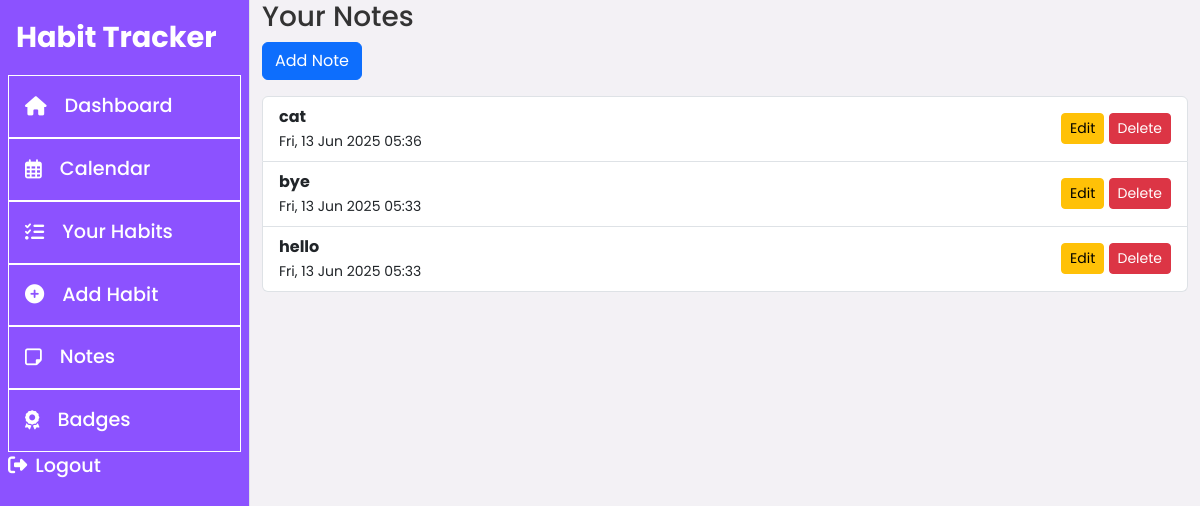
/habits/notes/ (signed in), run on an earlier commit of the app's database.
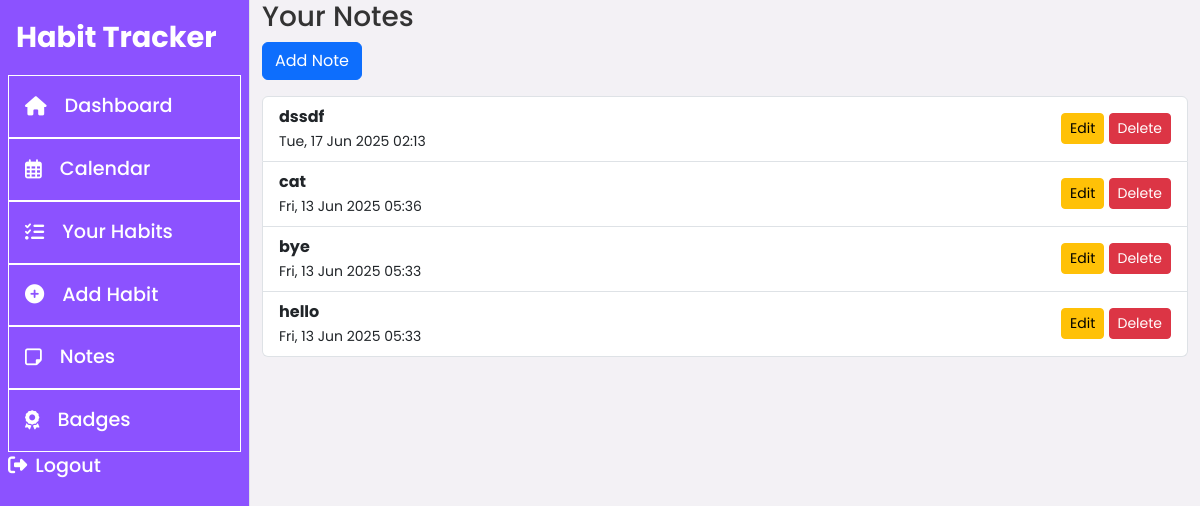
And on a later commit of the database.
### habits/models.py (models this page shows, shortened)
class Note(models.Model):
    user = models.ForeignKey(User, on_delete=models.CASCADE)
    title = models.CharField(max_length=100)
    content = models.TextField()
    is_pinned = models.BooleanField(default=False)
    updated_at = models.DateTimeField(auto_now=True)

### habits/views.py (the view)
# urls.py: path('notes/', views.note_list, name='note_list'),
@login_required
def note_list(request):
    notes = Note.objects.filter(user=request.user).order_by('-updated_at')
    return render(request, 'habits/note_list.html', {'notes': notes})

### habits/templates/habits/note_list.html (shortened to what this page needs)
{% extends 'habits/base.html' %}
{% block content %}
  <h3>Your Notes</h3>
  <a href="{% url 'habits:add_note' %}" class="btn btn-primary mb-3">Add Note</a>
  <ul class="list-group">
    {% for note in notes %}
      <li class="list-group-item d-flex justify-content-between align-items-center">
        <div>
          <strong>{{ note.title }}</strong><br>
          <small>{{ note.updated_at|date:"D, d M Y H:i" }}</small>
        </div>
        <div>
          <a href="{% url 'habits:edit_note' note.pk %}" class="btn btn-sm btn-warning">Edit</a>
          <a href="{% url 'habits:delete_note' note.pk %}" class="btn btn-sm btn-danger">Delete</a>
        </div>
      </li>
    {% empty %}
      <li class="list-group-item">No notes yet.</li>
    {% endfor %}
  </ul>
{% endblock %}

### habits/templates/habits/base.html (shortened to what this page needs)
<!DOCTYPE html>
<html lang="en">
<head>
    {% load static %}
    <link href="https://cdn.jsdelivr.net/npm/bootstrap@5.3.0/dist/css/bootstrap.min.css" rel="stylesheet">
        <link rel="stylesheet" href="https://cdnjs.cloudflare.com/ajax/libs/font-awesome/6.5.0/css/all.min.css">
        <link rel="stylesheet" href="{% static 'path/to/bootstrap.css' %}">
        <link rel="stylesheet" href="{% static 'css/styles.css' %}">
</head>
<body>
{% if request.user.is_authenticated %}
        <div id="wrapper" class="d-flex">
            <div id="sidebar-wrapper" class="bg-light border-end bg-purple text-white" style="width: 250px; min-height: 100vh;">
                <div class="p-3 sidebar-title">Habit Tracker</div>
                <div class="list-group list-group-flush px-2">
                    <a href="{% url 'habits:dashboard' %}" class="list-group-item sidebar-link">
                        <i class="fas fa-home me-2"></i>Dashboard
                    </a>
                    <a href="{% url 'habits:calendar' %}" class="list-group-item sidebar-link">
                        <i class="far fa-calendar-alt me-2"></i>Calendar
                    </a>
                    <a href="{% url 'habits:habit_list' %}" class="list-group-item sidebar-link">
                        <i class="fas fa-list-check me-2"></i>Your Habits
                    </a>
                    <a href="{% url 'habits:habit_create' %}" class="list-group-item sidebar-link">
                        <i class="fas fa-plus-circle me-2"></i>Add Habit
                    </a>
                    <a href="{% url 'habits:note_list' %}" class="list-group-item sidebar-link">
                        <i class="far fa-note-sticky me-2"></i>Notes
                    </a>
                    <a href="{% url 'habits:badges' %}" class="list-group-item sidebar-link">
                        <i class="fas fa-award me-2"></i>Badges
                    </a>
        <form method="post" action="{% url 'logout' %}">
            <button type="submit" class="btn btn-link nav-link sidebar-link" style="display:inline; padding:0;">
                <i class="fas fa-sign-out-alt me-2"></i>Logout</button>
        </form>
</div>
{% endif %}
</div>
<div id="page-content-wrapper" class="flex-grow-1">
    <div class="container">
        {% block content %}
        {% endblock %}
    </div>
</div>
</div>
</body>
</html>

### habits/static/css/styles.css (style rules this page uses)
body { font-family: 'Poppins', sans-serif; background-color: #f3f1f5; color: #333; }
.bg-purple { background-color: #8c52ff !important; }
#sidebar-wrapper { background-color: #8c52ff; color: white; position: fixed; top: 0; left: 0; height: 100vh; width: 250px; z-index: 1000; transition: margin-left 0.3s ease-in-out; margin-left: 0; }
#sidebar-wrapper .list-group-item { background-color: #8c52ff; color: white; border: 1px solid white; transition: background-color 0.2s ease; }
.sidebar-title { font-size: 1.8rem; font-weight: bold; padding-bottom: 1rem; }
.sidebar-link { font-size: 1.2rem; font-weight: 500; color: white !important; padding: 1rem 1rem; display: flex; align-items: center; gap: 10px; border: none; }
.sidebar-link i { font-size: 1.2rem; }
#page-content-wrapper { margin-left: 250px; transition: margin-left 0.3s ease-in-out; width: 100%; }

What changed in the data, as far as the page shows it:
added Note: title "dssdf", updated_at "Tue, 17 Jun 2025 02:13"
